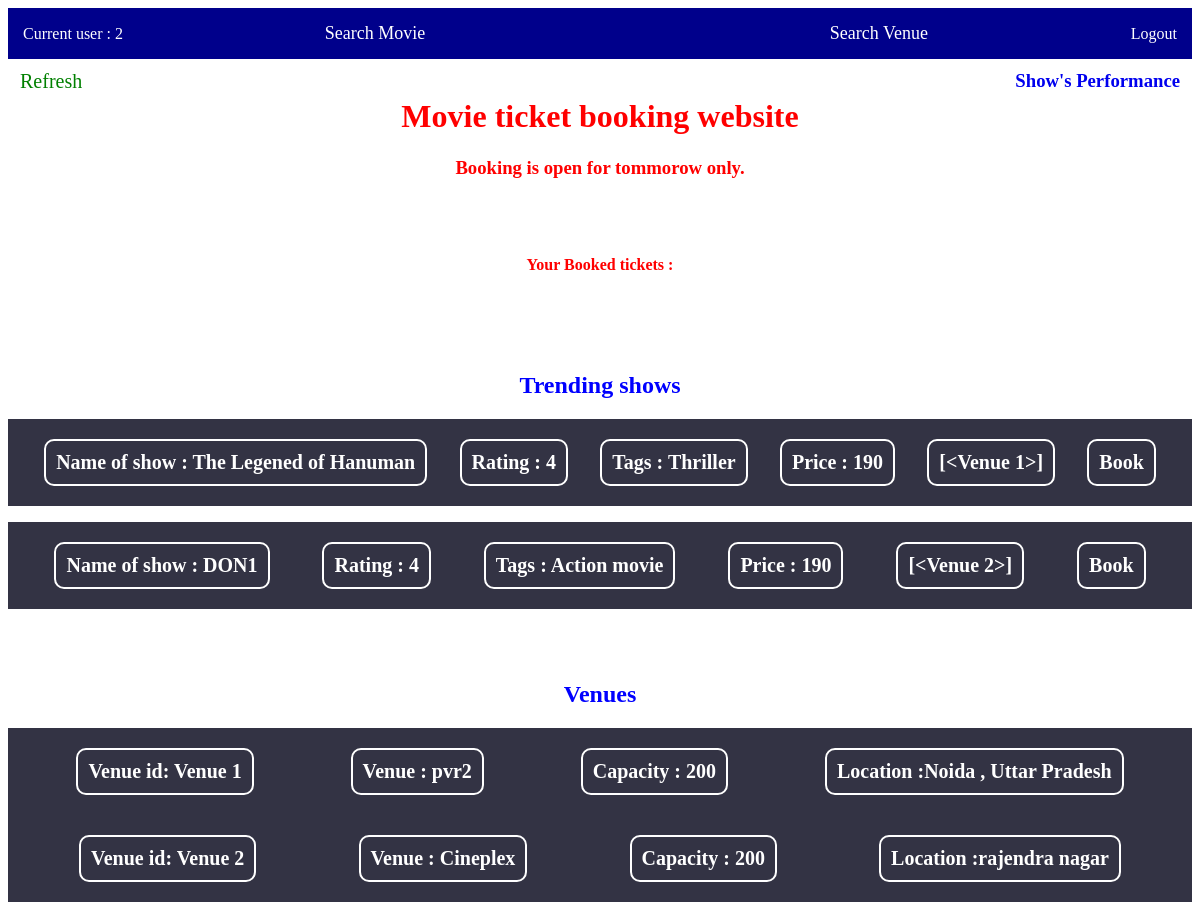
Page /home (signed in) on the committed database.
### models.py (models this page shows)
class Show(db.Model):
    show_id=db.Column(db.Integer,primary_key=True)
    show_name=db.Column(db.String,nullable=False)
    Rating=db.Column(db.Integer,nullable=False)
    Tags=db.Column(db.String,nullable=False)
    Price=db.Column(db.Integer,nullable=False)
    shift=db.Column(db.String,nullable=False)
    image_url=db.Column(db.String)
    venue=db.relationship("Venue",secondary="joint",back_populates="show")

class Venue(db.Model):
    venue_id=db.Column(db.Integer,primary_key=True)
    venue_name=db.Column(db.String,nullable=False)
    venue_loc=db.Column(db.String,nullable=False)
    capacity=db.Column(db.Integer,nullable=False)
    show=db.relationship("Show",secondary="joint",back_populates="venue")

### main.py (the view)
@app.route("/home")
def home():
    if 'username' in session:
        sho = Show.query.all()
        ven = Venue.query.all()
        tickets = Booking.query.filter_by(user_name=session["username"])
        return render_template('home.html',show=sho,venue=ven,tickets=tickets,user=session["username"])
    else:
        return redirect(url_for('user_login'))

### templates/home.html (shortened to what this page needs)
<!DOCTYPE html>
<html lang="en">
<head>
</head>
<body>
<div class="top-margin">
    <div class="option-left">Current user : {{user}}</div>
    <a class="option-center"href="/search_movie">Search Movie</a>
    <a class="option-center" href="/search_venue">Search Venue</a>
    <a class="logout" href="/logout">Logout</a>
</div>
<br>
<h1>Movie ticket booking website</h1>
<h3>Booking is open for tommorow only.</h3>
<h3><a class="show-per" href="/performance/forecast/bookings">Show's Performance</a></h3>
<br>
<a class="refresh" href="/home">Refresh</a>
<br>
<div class="booked-tickets">
    <h4>Your Booked tickets : <h4>
        <br>
</div>
<br>
<h2>Trending shows</h2>
{%for show in show%}
<p>
<ul>
    <li>Name of show : {{show.show_name}}</li>
    <li>Rating : {{show.Rating}}</li>
    <li>Tags : {{show.Tags}}</li>
    <li>Price : {{show.Price}}</li>
    <li>{{show.venue}}</li>
    <li><a class="Book" href="/book/{{show.show_name}}/{{show.show_id}}">Book</a></li>
</ul>
</p>
{% endfor %}
<br>
<br>
<h2>Venues</h2>
{% for venue in venue %}
<ul>
    <li>Venue id: Venue {{venue.venue_id}}</li>
    <li>Venue : {{venue.venue_name}}</li>
    <li>Capacity : {{venue.capacity}}</li>
    <li>Location :{{venue.venue_loc}}</li>
</ul>
{% endfor %}
</body>
</html>

### templates/home.html (style rules this page uses)
body { background-image:url("https://images.unsplash.com/photo-1496629062893-b0f566065d44?ixlib=rb-4.0.3&ixid=MnwxMjA3fDB8MHxwaG90by1wYWdlfHx8fGVufDB8fHx8&auto=format&fit=crop&w=870&q=80") }
a { text-decoration:none; }
h1 { text-align:center; font-size=35px; color:red; }
h3 { text-align:center; font-size=30px; color:red; }
h2 { text-align: center; font-size=27px; color:blue; }
.booked-tickets { text-align:center; font-size=35px; color:red; }
a.Book { color:white; }
ul { list-style-type: none; margin: 0; display: flex; justify-content: space-around; align-items: center; background-color: #334; color: white; padding: 20px; }
li { font-size: 20px; font-weight: bold; padding: 10px; border: 2px solid white; border-radius: 10px; }
a.refresh { position: absolute; top: 70px; left: 20px; font-size: 20px; color: green; text-decoration: none; }
.top-margin { display: flex; align-items: center; background-color: #00008B; color: white; padding: 15px; }
.option-center { font-size: 18px; color:white; flex: 8; cursor: pointer; display: flex; justify-content: center; }
a.logout { color:white; }
a.show-per { position:absolute; top:70px; right:20px; }

### rows in the picture
Show: show_name "The Legened of Hanuman", Rating "4", Tags "Thriller", Price "190", venue "[<Venue 1>]"
Show: show_name "DON1", Rating "4", Tags "Action movie", Price "190", venue "[<Venue 2>]"
Venue: venue_id "1", venue_name "pvr2", capacity "200", venue_loc "Noida , Uttar Pradesh"
Venue: venue_id "2", venue_name "Cineplex", capacity "200", venue_loc "rajendra nagar"

### other values in the picture
{{ user }} "2"
